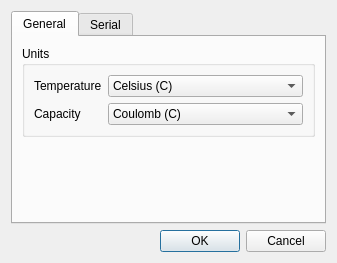
<?xml version="1.0" encoding="UTF-8"?>
<ui version="4.0">
 <class>SettingsDialog</class>
 <widget class="QDialog" name="SettingsDialog">
  <property name="geometry">
   <rect>
    <x>0</x>
    <y>0</y>
    <width>337</width>
    <height>263</height>
   </rect>
  </property>
  <property name="windowTitle">
   <string>Settings</string>
  </property>
  <layout class="QVBoxLayout" name="verticalLayout">
   <item>
    <widget class="QTabWidget" name="tabWidget">
     <property name="currentIndex">
      <number>0</number>
     </property>
     <widget class="QWidget" name="tab">
      <attribute name="title">
       <string>General</string>
      </attribute>
      <layout class="QVBoxLayout" name="verticalLayout_2">
       <item>
        <widget class="QGroupBox" name="groupBox">
         <property name="title">
          <string>Units</string>
         </property>
         <layout class="QFormLayout" name="formLayout">
          <item row="0" column="0">
           <widget class="QLabel" name="label">
            <property name="text">
             <string>Temperature</string>
            </property>
           </widget>
          </item>
          <item row="0" column="1">
           <widget class="QComboBox" name="cboUnitTemperature">
            <item>
             <property name="text">
              <string>Celsius (C)</string>
             </property>
            </item>
            <item>
             <property name="text">
              <string>Farenheit (F)</string>
             </property>
            </item>
           </widget>
          </item>
          <item row="1" column="0">
           <widget class="QLabel" name="label_2">
            <property name="text">
             <string>Capacity</string>
            </property>
           </widget>
          </item>
          <item row="1" column="1">
           <widget class="QComboBox" name="cboUnitCharge">
            <item>
             <property name="text">
              <string>Coulomb (C)</string>
             </property>
            </item>
            <item>
             <property name="text">
              <string>Amp-hour (Ah)</string>
             </property>
            </item>
           </widget>
          </item>
         </layout>
        </widget>
       </item>
       <item>
        <spacer name="verticalSpacer">
         <property name="orientation">
          <enum>Qt::Vertical</enum>
         </property>
         <property name="sizeHint" stdset="0">
          <size>
           <width>20</width>
           <height>72</height>
          </size>
         </property>
        </spacer>
       </item>
      </layout>
     </widget>
     <widget class="QWidget" name="tab_2">
      <attribute name="title">
       <string>Serial</string>
      </attribute>
      <layout class="QVBoxLayout" name="verticalLayout_3">
       <item>
        <widget class="QGroupBox" name="groupBox_2">
         <property name="title">
          <string>Port Settings</string>
         </property>
         <layout class="QFormLayout" name="formLayout_2">
          <item row="0" column="0">
           <widget class="QLabel" name="label_3">
            <property name="text">
             <string>Speed</string>
            </property>
           </widget>
          </item>
          <item row="0" column="1">
           <widget class="QComboBox" name="comboBox_3">
            <property name="currentIndex">
             <number>6</number>
            </property>
            <item>
             <property name="text">
              <string>1200</string>
             </property>
            </item>
            <item>
             <property name="text">
              <string>2400</string>
             </property>
            </item>
            <item>
             <property name="text">
              <string>4800</string>
             </property>
            </item>
            <item>
             <property name="text">
              <string>9600</string>
             </property>
            </item>
            <item>
             <property name="text">
              <string>38400</string>
             </property>
            </item>
            <item>
             <property name="text">
              <string>57600</string>
             </property>
            </item>
            <item>
             <property name="text">
              <string>115200</string>
             </property>
            </item>
           </widget>
          </item>
         </layout>
        </widget>
       </item>
       <item>
        <widget class="QGroupBox" name="groupBox_3">
         <property name="title">
          <string>Open Port on Startup</string>
         </property>
         <layout class="QFormLayout" name="formLayout_3">
          <item row="1" column="0">
           <widget class="QLabel" name="label_4">
            <property name="text">
             <string>Port Name</string>
            </property>
           </widget>
          </item>
          <item row="1" column="1">
           <widget class="QComboBox" name="cboAutoOpenPortName"/>
          </item>
          <item row="2" column="1">
           <widget class="QCheckBox" name="chkAutoOpenPortEnabled">
            <property name="text">
             <string>Enabled</string>
            </property>
           </widget>
          </item>
         </layout>
        </widget>
       </item>
       <item>
        <spacer name="verticalSpacer_2">
         <property name="orientation">
          <enum>Qt::Vertical</enum>
         </property>
         <property name="sizeHint" stdset="0">
          <size>
           <width>20</width>
           <height>59</height>
          </size>
         </property>
        </spacer>
       </item>
      </layout>
     </widget>
    </widget>
   </item>
   <item>
    <widget class="QDialogButtonBox" name="buttonBox">
     <property name="orientation">
      <enum>Qt::Horizontal</enum>
     </property>
     <property name="standardButtons">
      <set>QDialogButtonBox::Cancel|QDialogButtonBox::Ok</set>
     </property>
    </widget>
   </item>
  </layout>
 </widget>
 <resources/>
 <connections>
  <connection>
   <sender>buttonBox</sender>
   <signal>accepted()</signal>
   <receiver>SettingsDialog</receiver>
   <slot>accept()</slot>
   <hints>
    <hint type="sourcelabel">
     <x>248</x>
     <y>254</y>
    </hint>
    <hint type="destinationlabel">
     <x>157</x>
     <y>274</y>
    </hint>
   </hints>
  </connection>
  <connection>
   <sender>buttonBox</sender>
   <signal>rejected()</signal>
   <receiver>SettingsDialog</receiver>
   <slot>reject()</slot>
   <hints>
    <hint type="sourcelabel">
     <x>316</x>
     <y>260</y>
    </hint>
    <hint type="destinationlabel">
     <x>286</x>
     <y>274</y>
    </hint>
   </hints>
  </connection>
 </connections>
</ui>
